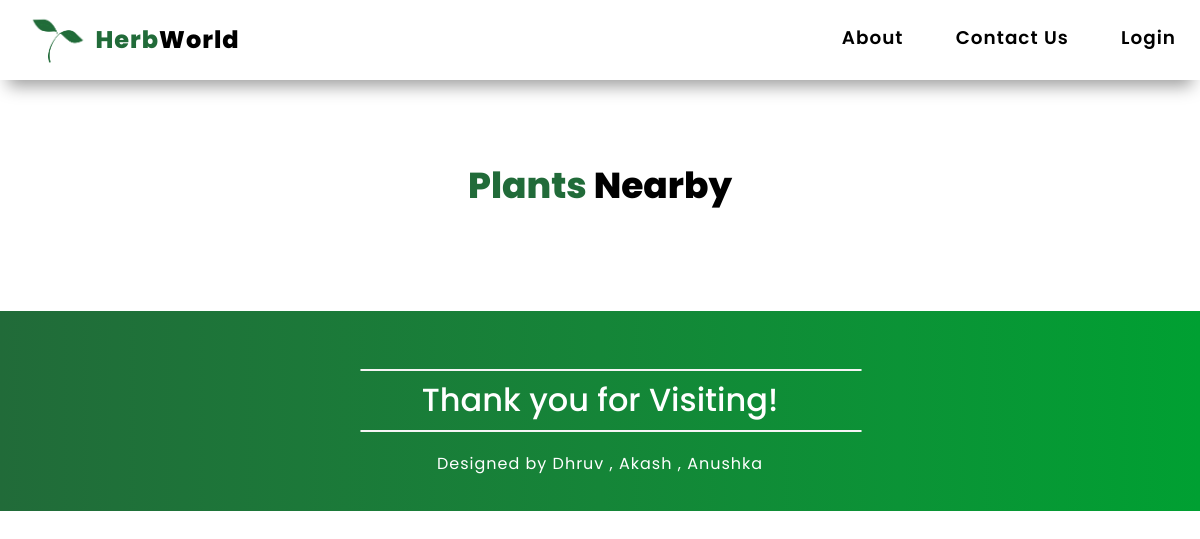
Before: /nurserylist/manager_hb with the older database file.
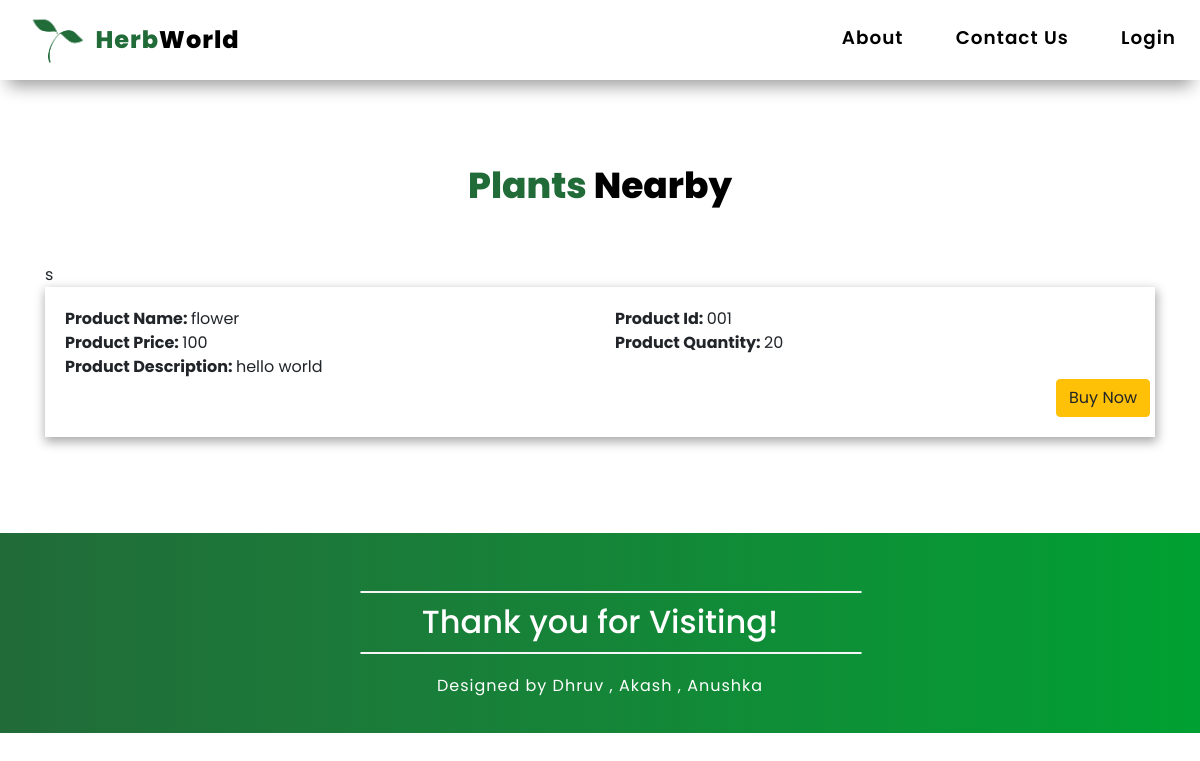
After: the same page with the newer database file.
### herbworldapp/models.py (models this page shows, shortened)
class Product(models.Model):
    name = models.CharField(max_length=50)
    price = models.IntegerField(default=0)
    quantity = models.IntegerField(default=0)
    product_id = models.CharField(max_length=50)
    nursery_id = models.CharField(max_length=50)
    description = models.CharField(max_length=300)
    product_image = models.ImageField(
        null=True, upload_to="herbworldapp/images/", default="herbworldapp/images/")

### herbworldapp/views.py (the view)
# urls.py: path("nurserylist/<username>", views.showNurseryProducts,
def showNurseryProducts(request, username):
    props = Product.objects.filter(nursery_id=username)
    return render(request, 'herbworldapp/productlist.html', {'props': props})

### herbworldapp/templates/herbworldapp/productlist.html (shortened to what this page needs)
{% extends 'herbworldapp/basic.html' %}
{% load static %}
{% block body %}
<div class="container">
  <div class="row">
    <div class="col text-center">
      <div class="row  mt-5 mb-5 pt-3">
        <div class="col text-center">
          <h2 class="loginheading"><span class="loginheading1">Plants </span><span class="loginheading2">Nearby</span>
        </div>
      </div>
      {% for product in props reversed %}
      <div class="row mb-5">
        <div class="col text-left">s
          <div class="productdetails">
            <div class="row">
              <div class="col col-6">
                <strong>Product Name: </strong> {{product.name}}
              </div>
              <div class="col col-6">
                <strong>Product Id: </strong> {{product.product_id}}
              </div>
            </div>
            <div class="row">
              <div class="col col-6">
                <strong>Product Price: </strong> {{product.price}}
              </div>
              <div class="col col-6">
                <strong>Product Quantity: </strong> {{product.quantity}}
              </div>
            </div>
            <div class="row">
              <div class="col"><strong>Product Description: </strong> {{product.description}}</div>
            </div>
            <div class="row justify-content-end">
              <button type="button buynow" class="btn btn-warning" data-toggle="modal"
                data-target="#orderModal{{product.product_id}}">Buy Now</button>
            </div>
          </div>
        </div>
      </div>
      {% endfor %}
    </div>
  </div>
</div>
</div>
{% endblock %}

Changed rows visible on the page:
added Product: name "flower", product_id "001", price "100", quantity "20", description "hello world"
